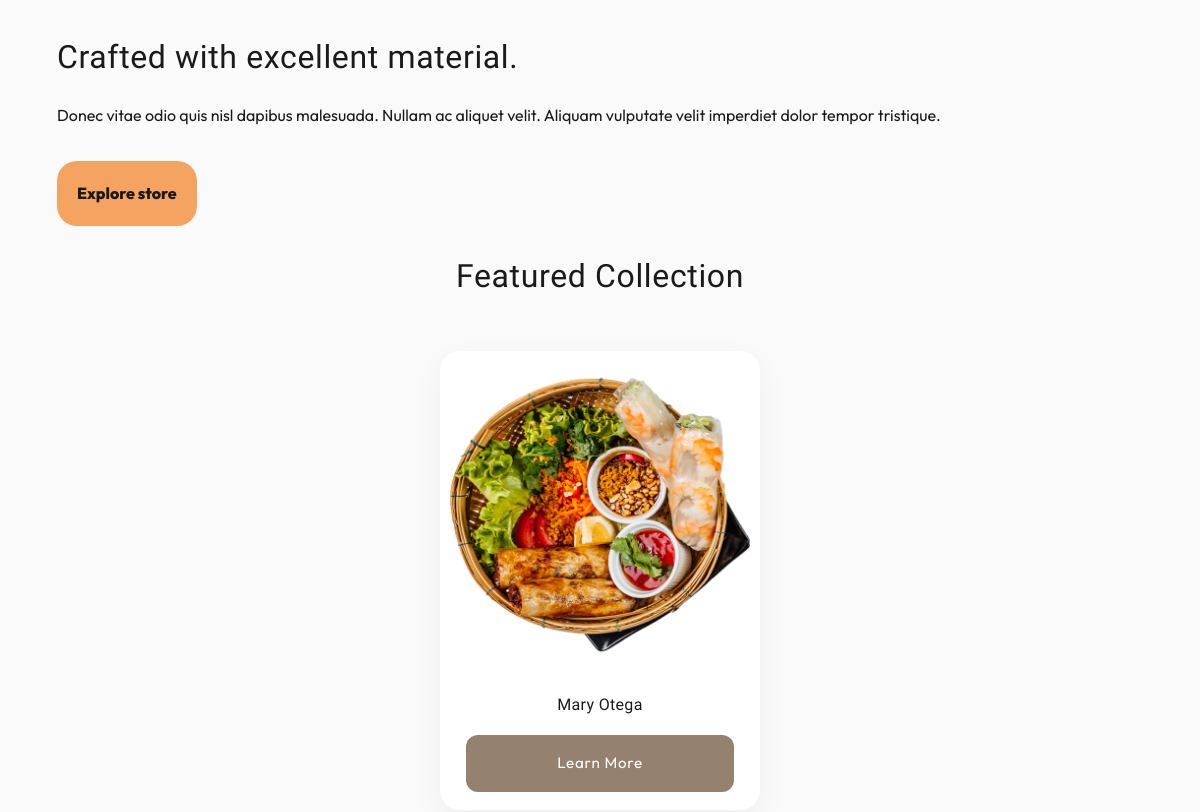
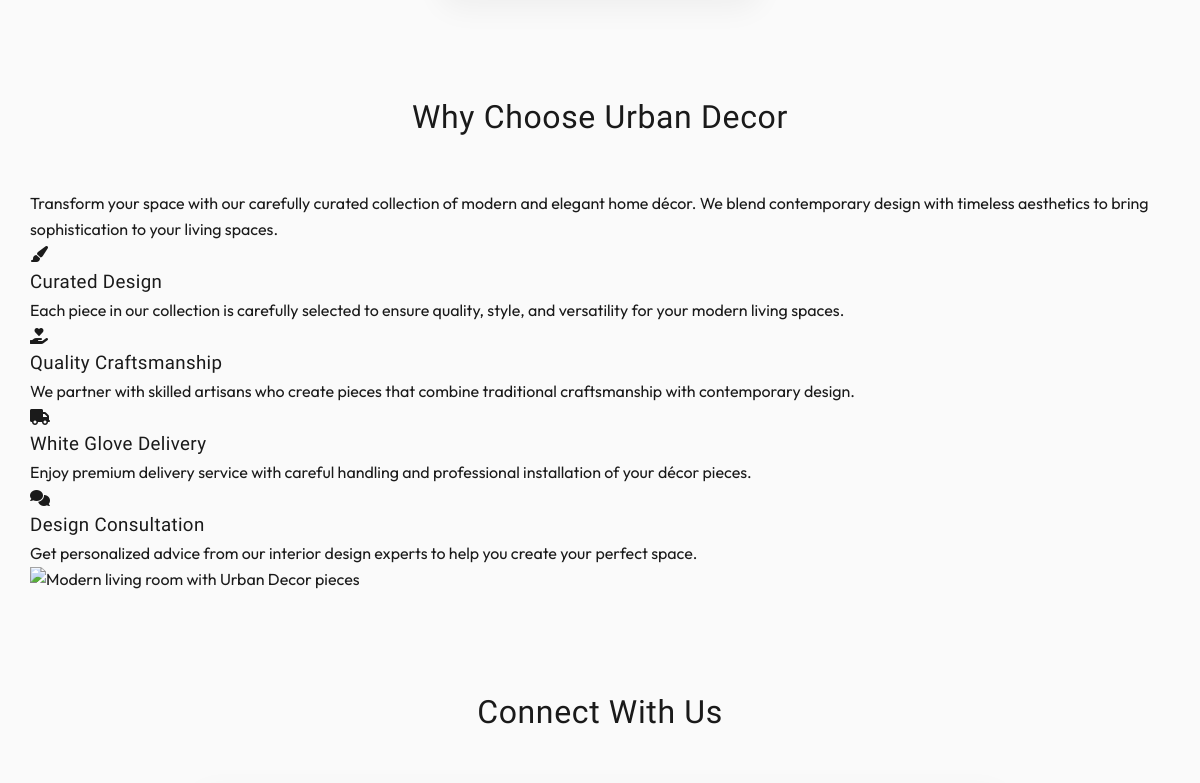
Before: / (middle part) with the older database file (2 pictures, top to bottom).
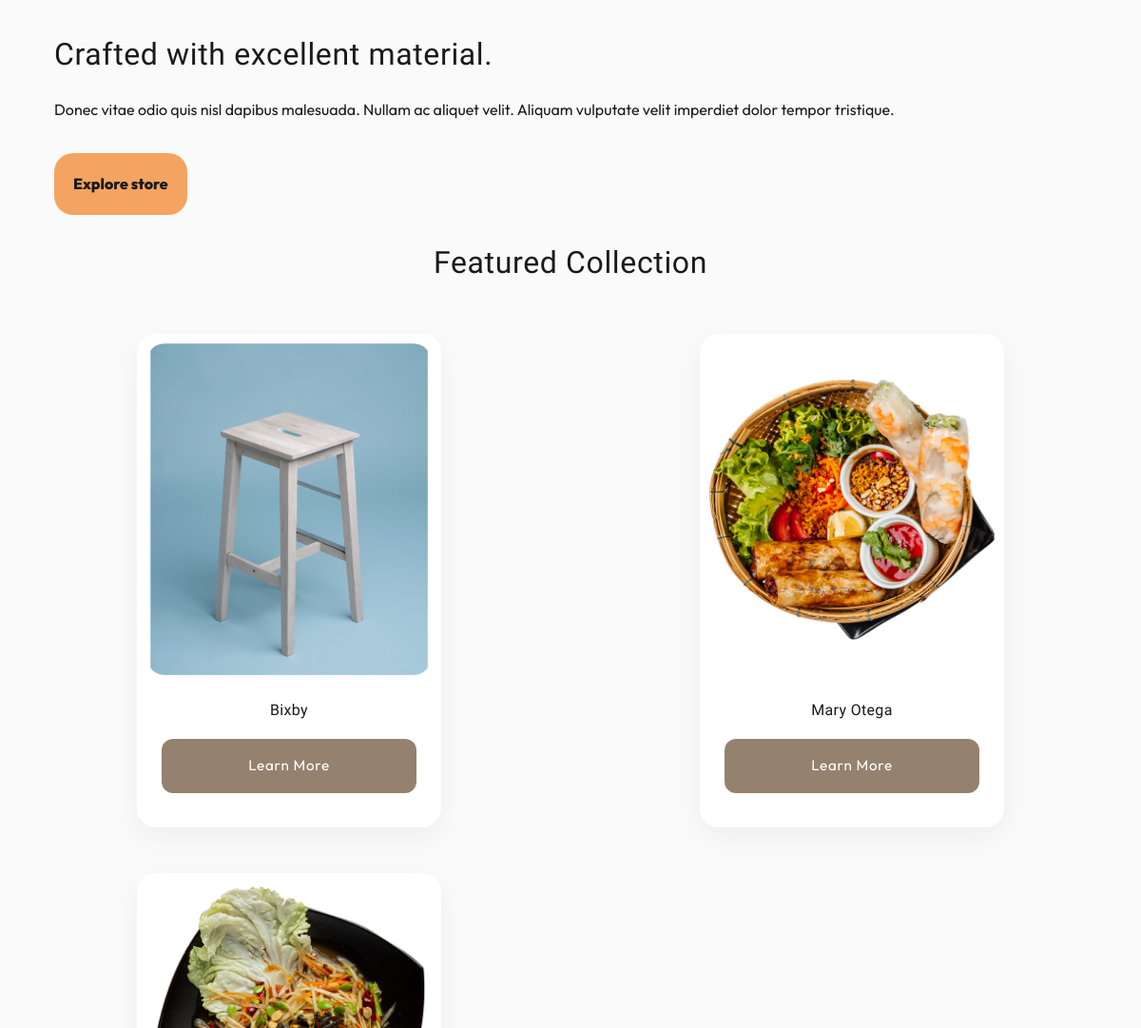
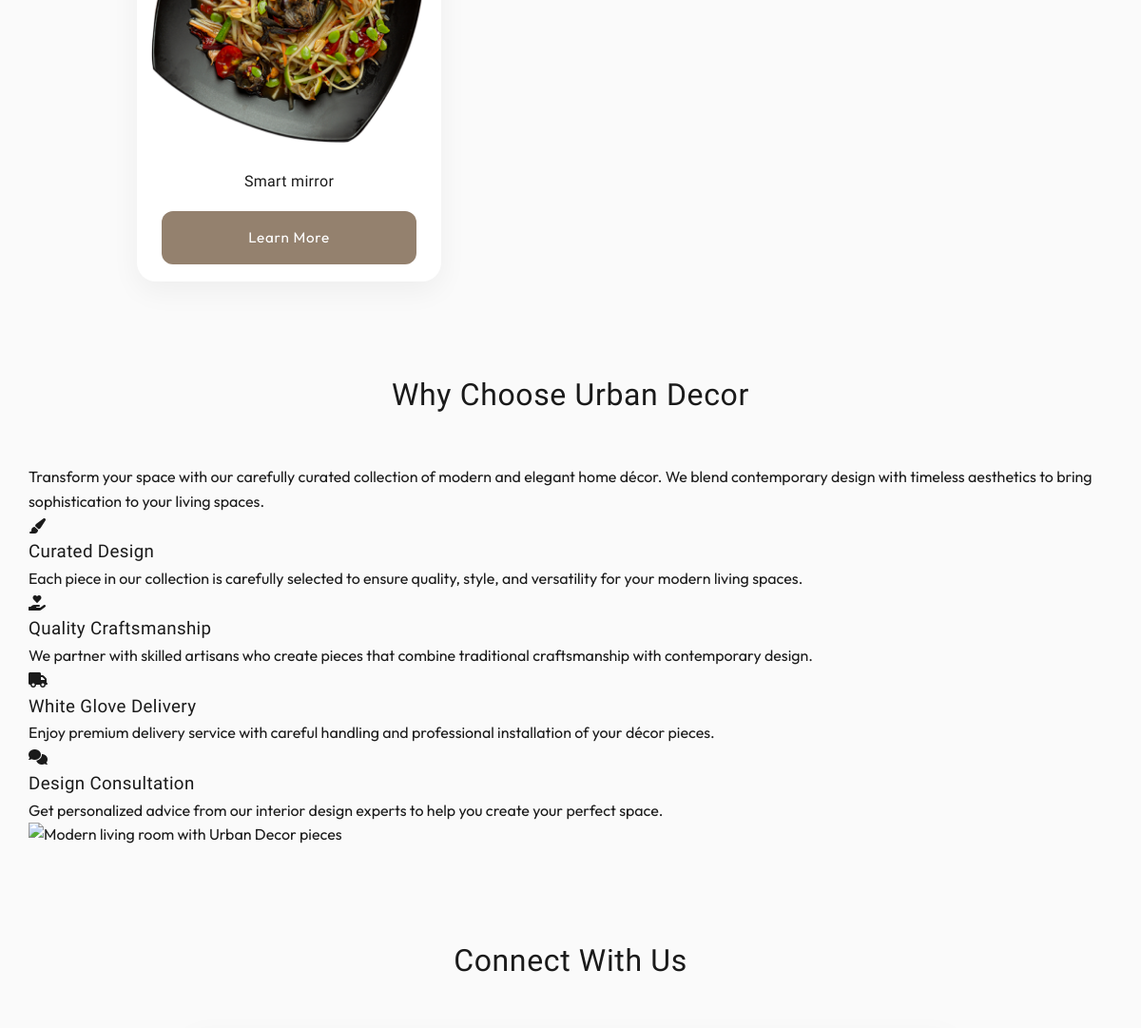
After: the same page with the newer database file (2 pictures, top to bottom).
### product/models.py (models this page shows, shortened)
class Product(models.Model):
    category = models.ForeignKey(Category, related_name='products', on_delete=models.CASCADE)
    name = models.CharField(max_length=200)
    slug = models.SlugField(unique=True, blank=True, null=True)
    description = models.TextField()
    price = models.DecimalField(max_digits=10, decimal_places=2)
    image = models.ImageField(upload_to='products/', null=True, blank=True)
    created_at = models.DateTimeField(auto_now_add=True)
    updated_at = models.DateTimeField(auto_now=True)
    is_available = models.BooleanField(default=True)
    featured = models.BooleanField(default=False)
    class Meta:
        ordering = ['-created_at']
        verbose_name = 'Product'
        verbose_name_plural = 'Products'

### core/views.py (the view)
# urls.py: path('', views.index, name='index'),
def index(request):
    products = Product.objects.filter(featured=True)
    for index, product in enumerate(products):
        product.delay = (index + 1) * 100
    return render(request, 'core/index.html', {'products':products})

### templates/core/index.html (shortened to what this page needs)
{% extends 'base.html' %}
{% block content %}
<section class="section" id="collection">
    <div class="row">
        <div class="col-md-12 col-lg-3 mb-5 mb-lg-0">
        <h2 class="mb-4 section-title">Crafted with excellent material.</h2>
        <p class="mb-4">Donec vitae odio quis nisl dapibus malesuada. Nullam ac aliquet velit. Aliquam vulputate velit imperdiet dolor tempor tristique. </p>
        <p><a href="{% url 'product:shop'%}" class="btn">Explore store</a></p>
        </div>
        <h2 class="section-title" data-aos="fade-up">Featured Collection</h2>
        <div class="featured-grid">
        {% for product in products %}
        <div class="product-card" data-aos="fade-up">
            <img src="{{ product.image.url }}" alt="{{ product.name }}">
            <div class="product-info">
                <h3>{{ product.name }}</h3>
                <a href="{% url 'product:product_detail' product.id %}" class="cta-btn">Learn More</a>
            </div>
        </div>
        {% endfor %}
        </div>
    </div>
</section>
<section class="about-us" id="about">
    <div class="why-choose-section">
    <div class="container">
        <div class="row justify-content-between">
            <h2 class="section-title">Why Choose Urban Decor</h2>
            <div class="col-lg-6">
                <p>Transform your space with our carefully curated collection of modern and elegant home décor. We blend contemporary design with timeless aesthetics to bring sophistication to your living spaces.</p>
                <div class="row my-5">
                    <div class="col-6 col-md-6">
                        <div class="feature">
                            <div class="icon">
                                <i class="fas fa-paint-brush"></i>
                            </div>
                            <h3>Curated Design</h3>
                            <p>Each piece in our collection is carefully selected to ensure quality, style, and versatility for your modern living spaces.</p>
                        </div>
                    </div>
                    <div class="col-6 col-md-6">
                        <div class="feature">
                            <div class="icon">
                                <i class="fas fa-hand-holding-heart"></i>
                            </div>
                            <h3>Quality Craftsmanship</h3>
                            <p>We partner with skilled artisans who create pieces that combine traditional craftsmanship with contemporary design.</p>
                        </div>
                    </div>
                    <div class="col-6 col-md-6">
                        <div class="feature">
                            <div class="icon">
                                <i class="fas fa-truck"></i>
                            </div>
                            <h3>White Glove Delivery</h3>
                            <p>Enjoy premium delivery service with careful handling and professional installation of your décor pieces.</p>
                        </div>
                    </div>
                    <div class="col-6 col-md-6">
                        <div class="feature">
                            <div class="icon">
                                <i class="fas fa-comments"></i>
                            </div>
                            <h3>Design Consultation</h3>
                            <p>Get personalized advice from our interior design experts to help you create your perfect space.</p>
                        </div>
                    </div>
                </div>
            </div>
            <div class="col-lg-5">
                <div class="img-wrap">
                    <img src="/api/placeholder/600/800" alt="Modern living room with Urban Decor pieces" class="img-fluid">
                </div>
            </div>
        </div>
    </div>
    </div>
</section>
<section class="section contact" id="contact">
    <h2 class="section-title" data-aos="fade-up">Connect With Us</h2>
</section>
{% endblock %}

Changed rows visible on the page:
added Product: image (picture), name "Bixby"
now on this page (row edited): Product: image (picture), name "Smart mirror"
